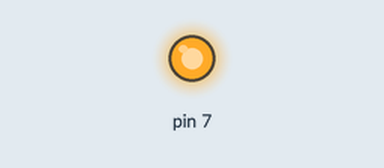
The program below on a simulated Raspberry Pi (header pin numbers). On the bench: output pins drawn as LEDs (lit = HIGH). The clock reads 2024-03-15 10:24:30 at power-on unless the program sets it; files the program writes start out absent.

Above: at 0.1 s.
At 15.1 s:
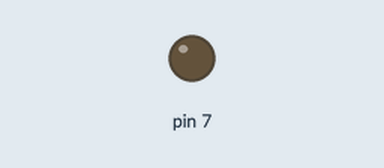
Timing chart, 0 to 16.6 s (numbered marks = the images above):
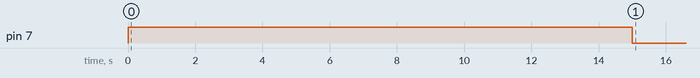

Measured:
- by itself, pin 7: LOW → HIGH at 0.00 s, → LOW 15.0 s later

The program:

bumprouter.py
```python
#!/usr/bin/python
##
## Router Restarter
## By: Davis Whittaker
## Last updated: 15 Aug 2016
##
## 15 Aug 2016 - Added ability to email me when a reset occurs.
##
## This script is called by the netcheck3 shell script
## to restart the router when a failed connection is detected.

## Set things up here
import time ## Import time library
import RPi.GPIO as GPIO ## Import GPIO Library
# Import smtplib for the actual sending function
import smtplib
# Import the email modules we'll need
from email.mime.text import MIMEText
GPIO.setmode(GPIO.BOARD) ## Use BOARD pin numbering
GPIO.setup(7, GPIO.OUT) ## Setup GPIO pin 7 to OUT

with open("/home/pi/bin/routerreset.log", "a") as text_file:
 text_file.write("* %s -====== Network failure detected by RasPi. ======-\n" % time.strftime("%Y-%m-%d %X"))
 text_file.write("* %s Resetting router power. \n" % time.strftime("%Y-%m-%d %X"))
 text_file.close()

with open("/home/pi/bin/notification.txt", "a") as text_file:
 text_file.write("* %s -====== Network failure detected by RasPi. ======-\n" % time.strftime("%Y-%m-%d %X"))
 text_file.write("* %s Resetting router power. \n" % time.strftime("%Y-%m-%d %X"))
 text_file.close()

GPIO.output(7, True) ## Turn on GPIO pin 7 - opens relay
time.sleep(15) ## Wait 15 seconds before restarting router
GPIO.output(7, False) ## Turn off GPIO pin 7 - let relay close again
GPIO.cleanup()

with open("/home/pi/bin/routerreset.log", "a") as text_file:
 text_file.write("* %s Finished router power reset. \n\n" % time.strftime("%Y-%m-%d %X"))
 text_file.close()

with open("/home/pi/bin/notification.txt", "a") as text_file:
 text_file.write("* %s Finished router power reset. \n\n" % time.strftime("%Y-%m-%d %X"))
 text_file.close()

""" Email me with the failure information """
time.sleep(300) ## Wait 5 minutes for router to restart before trying to send email

# Open a plain text file for reading.  This file is the information
# on the reset logged above.
fp = open('/home/pi/bin/notification.txt', 'rb')
# Create a text/plain message
msg = MIMEText(fp.read())
fp.close()

# Login information for the mail server.
gmail_user = 'xxxxx'
gmail_pwd = 'xxxxxxx'

me = 'xxxx@xxxxxx.net'
you = 'xxxxx@gmail.com'
msg['Subject'] = 'Network Failure - Router was reset!'
msg['From'] = me
msg['To'] = you

# Send the message via our own SMTP server, but don't include the
# envelope header.
server_ssl = smtplib.SMTP_SSL("smtp.gmail.com", 465)
server_ssl.ehlo() # optional, called by login()
server_ssl.login(gmail_user, gmail_pwd)
# ssl server doesn't support or need tls, so don't call server_ssl.starttls()
server_ssl.sendmail(me, you, msg.as_string())
#server_ssl.quit()
server_ssl.close()
```
